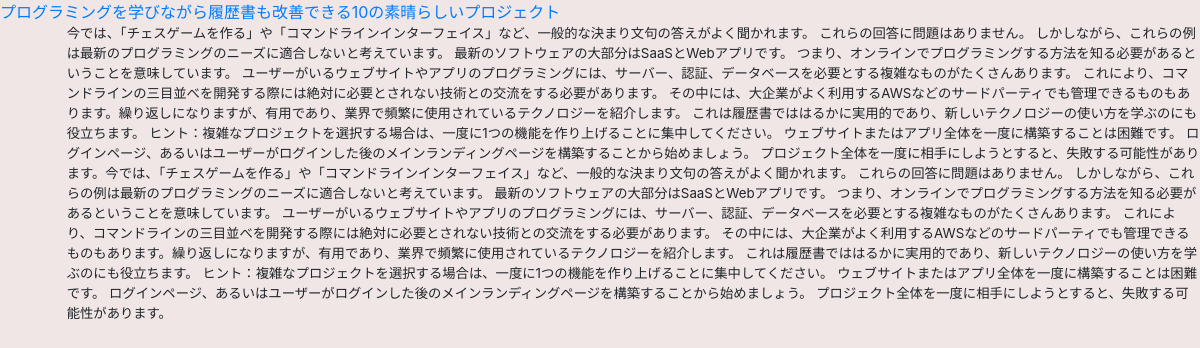
The page /scraper/list/ on the database as committed earlier.
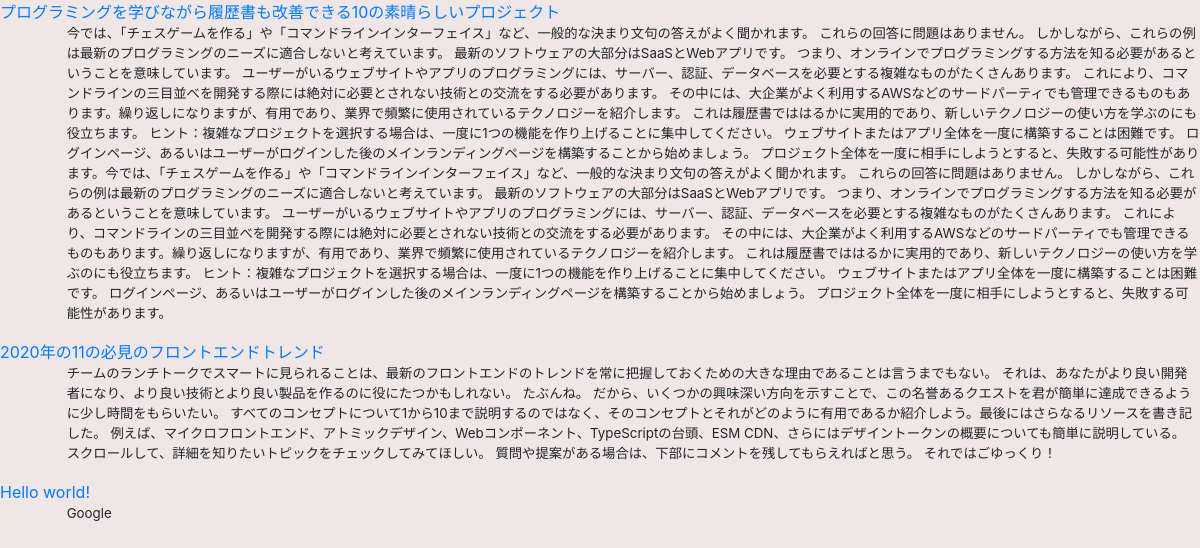
The same page on the database as committed later.
### scraper/models.py (models this page shows, shortened)
class Article(models.Model):
    title = models.CharField(max_length=50)
    src = models.URLField()
    content = models.TextField(blank=True)
    updated_at = models.DateTimeField(auto_now_add=True)

### scraper/views.py (the view)
# urls.py: path('list/', ArticleListView.as_view()),
class ArticleListView(ListView):
    model = Article
    context_object_name = 'articles'
    template_name = "scraper/article_list.html"

### templates/scraper/article_list.html (shortened to what this page needs)
{% extends "scraper/base.html" %} {% load static %} {% block content %}{% for article in articles %}
<a href="{{article.src}}">{{article.title}}</a>
<div class="detail">
    <p>{{article.content}}</p>
</div>
{% endfor %} {% endblock content %}

### templates/scraper/base.html (shortened to what this page needs)
{% load static %}
<!DOCTYPE html>
<html lang="ja">
<head>
    <link rel="stylesheet" href="https://stackpath.bootstrapcdn.com/bootstrap/4.3.1/css/bootstrap.min.css">
    <link rel="stylesheet" href="{% static 'scraper/css/style.css' %}">
</head>
<body>
    {% block content %} {% endblock content %}
</body>
</html>

### static/scraper/css/style.css (style rules this page uses)
body { background-color: rgba(240, 229, 229, 0.945); }
div.detail { font-size: smaller; padding-left: 5em; }

Rows that differ between the two databases and show on the page:
added Article: title "2020年の11の必見のフロントエンドトレンド", content "チームのランチトークでスマートに見られることは、最新のフロントエンドのトレンドを常に把握しておくための大きな理由であることは言うまでもない。 それは、あなたがより良い開発者になり、より良い技術とより良い製品を作るのに役にたつかもしれない。 たぶんね。 だから、いくつかの興味深い方向を示すことで、この名誉あるクエストを君が簡単に達成できるように少し時間をもらいたい。 すべてのコンセプトについて1から10まで説明するのではなく、そのコンセプトとそれがどのように有用であるか紹介しよう。最後にはさらなるリソースを書き記した。 例えば、マイクロフロントエンド、アトミックデザイン、Webコンポーネント、TypeScriptの台頭、ESM CDN、さらにはデザイントークンの概要についても簡単に説明している。 スクロールして、詳細を知りたいトピックをチェックしてみてほしい。 質問や提案がある場合は、下部にコメントを残してもらえればと思う。 それではごゆっくり！"
added Article: title "Hello world!", content "Google"
